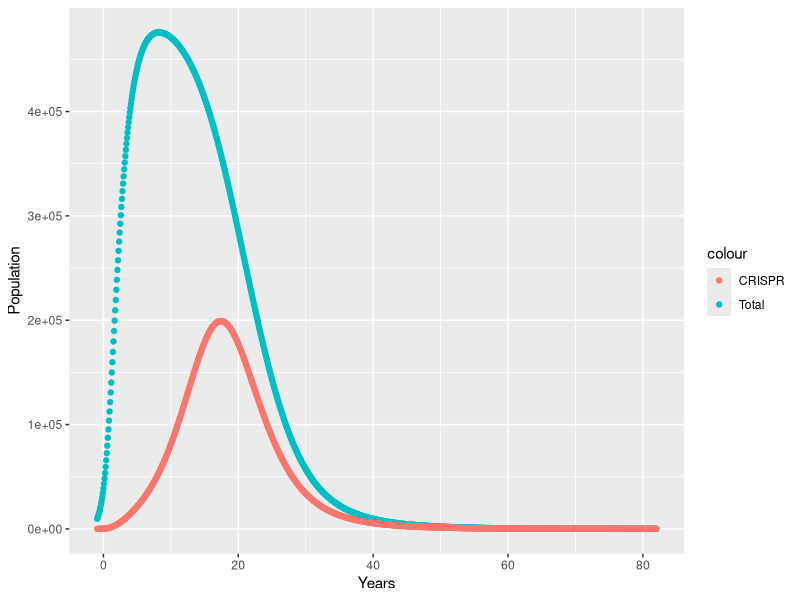

Recreate this plot in R.

### Arg -> Comments on Argument (default value) ##################################################################################
#Human Controlled Constants
#   CRNumber -> Number of CRISPR lionfish to release each month (assumed all Juveniles) (100)
#   CRBegin -> Time step to begin CRISPR Release procedure (12)
#   CRLength -> Number of time steps to perform CRISPR Release procedure (12)
#   HNumber -> Number of lionfish to harvest each month (0)
#   HBegin -> Time step to begin Harvesting procedure (12)
#   HLength -> Number to time steps to perform Harvesting procedure (1200)
#Nature Controlled Constants
#   nhe -> probability that a lionfish unsuccessfully passes on the CRISPR gene (0.01)
#   MortSlope -> slope of linear relationship between juvenile mortality and total population (1.72499*10^(-6))
#   FracCatchable -> Fraction of the total population that is catchable in one month (0.05)
#   MinPop -> Minimum size of total population before population is considered eradicated (2)
#   MaxSteps -> Maximum number to time steps to run simulation if population isn't eradicated (1200+CRBegin)
#   InitialPop -> Initial population of wild adults at time step 0 (2500)
#   Rf -> Proportion of population that is female (0.46)
#   MJ0 -> juvenile mortality without dependence of total population (0.165)
#   ML -> larvae mortality (0.35)
#   MA -> adult mortality (0.052)
#   DL -> larval duration (30)
#   ME -> egg mortality (0.31)
#   DE -> egg duration (3)
#   f -> fecundity (194577)
#Other
#   cRecordOut -> boolean value to decide which record to return - ignored if shortout = TRUE (FALSE)
#     FALSE ==> returns total pop record
#     TRUE ==> returns crispr pop record and total pop record
#         {Tpop = total pop record, Cpop = crispr pop record}
#   shortout -> boolean value to decide what to return (FALSE)
#     FALSE ==> returns entire population record from the simulation
#     TRUE ==> returns list of the form
#         {EradTime = Time Steps from CRBegin to Eradication, MaxCpop = Time Steps from CRBegin to Max CRISPR Population}
#   minsd -> minimum standard deviation of past 10 values to consider the population vs time graph flat (1)


#Default Argument Values
dCRNumber <- 100
dCRBegin <- 12
dCRLength <- 12
dHNumber <- 0
dHBegin <- 12
dHLength <- 1200
dnhe <- 0.01
dMortSlope <- 1.72499*10^(-6)
dFracCatchable <- 0.05
dMinPop <- 2
dRf <- 0.46
dInitialPop <- 2500 #Per Hectare -  estimate from coastalscience.noaa.gov
dMJ0 <- 0.165
dML <- 0.35
dMA <- 0.052
dDL <- 30
dME <- 0.31
dDE <- 3
df <- 194577
dshortout <- FALSE
dcRecordOut <- FALSE
dminsd <- 1

#Helpful Indices of population vector
Jcf <- 6
Jcm <- 7
Acm <- 12
Acf <- 11
Awf <- 13
Aif <- 15
JAindices <- list(Jcf,Jcm,8,9,10,Acf,Acm,Awf,14,Aif)

### Utility Functions #########################################################################

#Initial Population Vector build from Initial Population Estimate
pv0 <- function(InitialPop, Rf)
{
  #assume that the initial population only consists of wild types
  #Values for pv0 retrieved from eigenvector with positive eigenvalue of Matrix from origin paper
  Lwf0 <- Rf*31391.6*InitialPop
  Lwm0 <- (1-Rf)*31391.6*InitialPop
  Jwf0 <- Rf*2.48583*InitialPop
  Jwm0 <- (1-Rf)*2.48583*InitialPop
  Awf0 <- Rf*InitialPop
  Awm0 <- (1-Rf)*InitialPop
  return (matrix(
    c(0,0,Lwf0,Lwm0,0,0,0,Jwf0,Jwm0,0,0,0,Awf0,Awm0,0),
    nrow = 15,
    ncol = 1,
    byrow = TRUE))
}

#CRISPR intro number depending on current time step
cr <- function(timestep, CRNumber, CRBegin, CRLength) {
  if (timestep < CRBegin || timestep > CRBegin+CRLength)
  {
    return (0)
  }
  else
  {
    return (CRNumber)
  }
}

#Harvesting number depending on current time step
harv <- function(timestep, tpop, FracCatchable, HNumber, HBegin, HLength) {
  if (timestep < HBegin || timestep > HBegin+HLength)
  {
    return (0)
  }
  else
  {
    return (min(c(FracCatchable*tpop,HNumber)))
  }
}

#Does not count Larval stage in population, assumes popvector is correctly formated
totalpop <- function(popvector) {
  sum <- 0
  for (i in JAindices)
  {
    sum <- sum + popvector[i]
  }
  
  return (sum)
}

#Does not count Larval stage in population, assumes popvector is correctly formated
crisprpop <- function(popvector) {
  return (
    popvector[Jcf]+popvector[Jcm]+popvector[Acf]+popvector[Acm]
  )
}

#Ratio of wild type adult females to total adult females, assumes popvector is correctly formated
rwf <- function(popvector) {
  totaladultfemales <- popvector[Acf]+popvector[Awf]+popvector[Aif]
  
  if (totaladultfemales == 0)
    return (0) #Force the production matrix (P) to produce the zero vector when multiplied by adult population vector
  else
    return (popvector[Awf]/totaladultfemales)
}

#Slope of population vs time graph - flat means sustained population has been reached
popslopeflat <- function(poprecord,minsd) {
  
  if (length(poprecord) > 10) {
    if(sd(tail(poprecord,10)) < minsd)
      return (TRUE)
  }
  
  return (FALSE)
}

### Matrix Constructions #########################################################################

identity5 <- diag(5) #Five-dimensional identity matrix
zero5 <- (diag(5)-diag(5)) #Five-dimensional zero matrix

#Produces the matrix that "switches" a crispr/infertile type to a wild type given a probability that 
#the gene is unsucessfully passed
#If nhe=0, then this matrix is the identity matrix (assumes the gene is passed perfectly, so no switching)
SwitchMat <- function(nhe) {
  return (
    matrix(
      c(1-nhe,0,0,0,0,
        0,1-nhe,0,0,0,
        nhe,0,1,0,nhe,
        0,nhe,0,1,0,
        0,0,0,0,1-nhe),
      nrow = 5,
      ncol = 5,
      byrow = TRUE)
  )
}

#Produces the production matrix given the current popvector, uses function rwf
P <- function(popvector, Rf) {
  rwft <- rwf(popvector)
  return (
    matrix(
      c(0,rwft*Rf,0,0,0,
        (1-Rf),rwft*(1-Rf),0,0,0,
        0,0,0,rwft*Rf,0,
        0,0,0,rwft*(1-Rf),0,
        Rf,0,0,0,0),
      nrow = 5,
      ncol = 5,
      byrow = TRUE)
  )
}

#Produces the harvesting submatrix given current popvector and timestep, uses functions cr and totalpop
HMatrix <- function(popvector, timestep, HNumber, HBegin, HLength, FracCatchable) {
  tp <- totalpop(popvector)
  hnum <- harv(timestep, tp, FracCatchable, HNumber, HBegin, HLength)
  
  if (tp == 0)
    return (identity5)
  else
    return (identity5 - (hnum/tp)*identity5)
}

#Produces the birth/death matrix given current popvector, uses function P
BirthDeath <- function(popvector, mslope, Rf, nhe, ML, DL, MA, ME, DE, MJ0, f) {
  tp <- totalpop(popvector)
  r1 <- cbind(zero5, zero5, f*exp(-ME*DE)*(SwitchMat(nhe) %*% P(popvector, Rf)) )
  r2 <- cbind(exp(-ML*DL)*identity5, ((11/12)*exp(-(mslope*tp+MJ0)))*identity5, zero5)
  r3 <- cbind(zero5, ((1/12)*exp(-(mslope*tp+MJ0)))*identity5, exp(-MA)*identity5)
  return (rbind(r1,r2,r3))
}

#Produces the catch/release matrix given current popvector and time step, uses function C
Harvest <- function(popvector, timestep, HNumber, HBegin, HLength, FracCatchable) {
  HH <- HMatrix(popvector, timestep, HNumber, HBegin, HLength, FracCatchable)
  r1 <- cbind(identity5, zero5, zero5)
  r2 <- cbind(zero5, HH, zero5)
  r3 <- cbind(zero5, zero5, HH)
  return (rbind(r1,r2,r3))
}

#Produces CRISPR introduction vector
CRISPRintro <- function(timestep, Rf, CRNumber, CRBegin, CRLength) {
  cnum <- cr(timestep, CRNumber, CRBegin, CRLength)
  pvIn <- matrix(
    c(0,0,0,0,0,Rf*cnum,(1-Rf)*cnum,0,0,0,0,0,0,0,0),
    nrow = 15,
    ncol = 1,
    byrow = TRUE)
  return (pvIn)
}

### Model Definition #########################################################################
#Note: This model currently has absolutely no dependence on random number generation. In other words,
# this model, while it is really complicated, is still completely deterministic. This determinism means
# that one could generate the results for any combination of inputs once and never have to re-run the
# simulation. Thus, one could speed up the analysis if one generates a method for iterating over the
# different inputs and storing the results that one wants to analyze corresponding to the given inputs.

#Runs one simulation, returning a vector that has a record of the total population
#Uses BirthDeath, CatchRelease, totalpop
MatrixModelCSim <- function(
    CRNumber = dCRNumber, CRBegin = dCRBegin, CRLength = dCRLength,
    HNumber = dHNumber, HBegin = dHBegin, HLength = dHLength,
    nhe = dnhe, FracCatchable = dFracCatchable, MortSlope = dMortSlope,
    InitialPop = dInitialPop, MinPop = dMinPop,
    Rf = dRf, MJ0 = dMJ0, ML = dML, MA = dMA, DL = dDL, ME = dME, DE = dDE, f = df,
    shortout = dshortout, cRecordOut = dcRecordOut, minsd = dminsd
  )
{
  tpopRecord <- NULL #sets tpopRecord
  cpopRecord <- NULL #sets cpopRecord
  pv <- pv0(InitialPop, Rf) #Population Vector initialized
  
  tpop <- totalpop(pv)
  
  t <- 1 #Starting at time step 1
  while (tpop > MinPop && t < 1200+CRBegin && !popslopeflat(tpopRecord,minsd))
  {
    BD <- BirthDeath(pv, MortSlope, Rf, nhe, ML, DL, MA, ME, DE, MJ0, f) #Constructs BirthDeath Matrix from current pv
    HV <- Harvest(pv, t, HNumber, HBegin, HLength, FracCatchable) #Constructs Harvest Matrix from pv,
    # time step t as well as the Harvest constants
    cin <- CRISPRintro(t, Rf, CRNumber, CRBegin, CRLength)
    
    pv <- BD %*% HV %*% (pv+cin) #Calculates next population vector from constructed matrices
    
    tpop <- totalpop(pv)
    tpopRecord[t] <- tpop #Stores total population into a Record list
    cpopRecord[t] <- crisprpop(pv)
    
    t <- t+1 #Iterates to the next time step
  }
  
  if (shortout)
  {
    maxcpop <- which.max( cpopRecord ) - CRBegin
    eradtime <- t-CRBegin #Will be the time step the loop is exited minus CRBegin
    return ( c(EradTime = eradtime, MaxCpopTime = maxcpop) )
  }
  else
  {
    if (cRecordOut)
      return ( list(Tpop = tpopRecord, Cpop = cpopRecord) )
    else
      return (tpopRecord)
  }
}

# Test
library("ggplot2")
tmp <- MatrixModelCSim(
  cRecordOut = TRUE)
pR <- tmp$Tpop
cR <- tmp$Cpop
tmpdf <- data.frame(Years = (1:length(pR)-dCRBegin)/12, TPop = pR, CPop = cR)
ggplot() +
  geom_point(data = tmpdf, aes(x = Years, y = TPop, color = "Total")) +
  geom_point(data = tmpdf, aes(x = Years, y = CPop, color = "CRISPR")) +
  xlab('Years') +
  ylab('Population')
